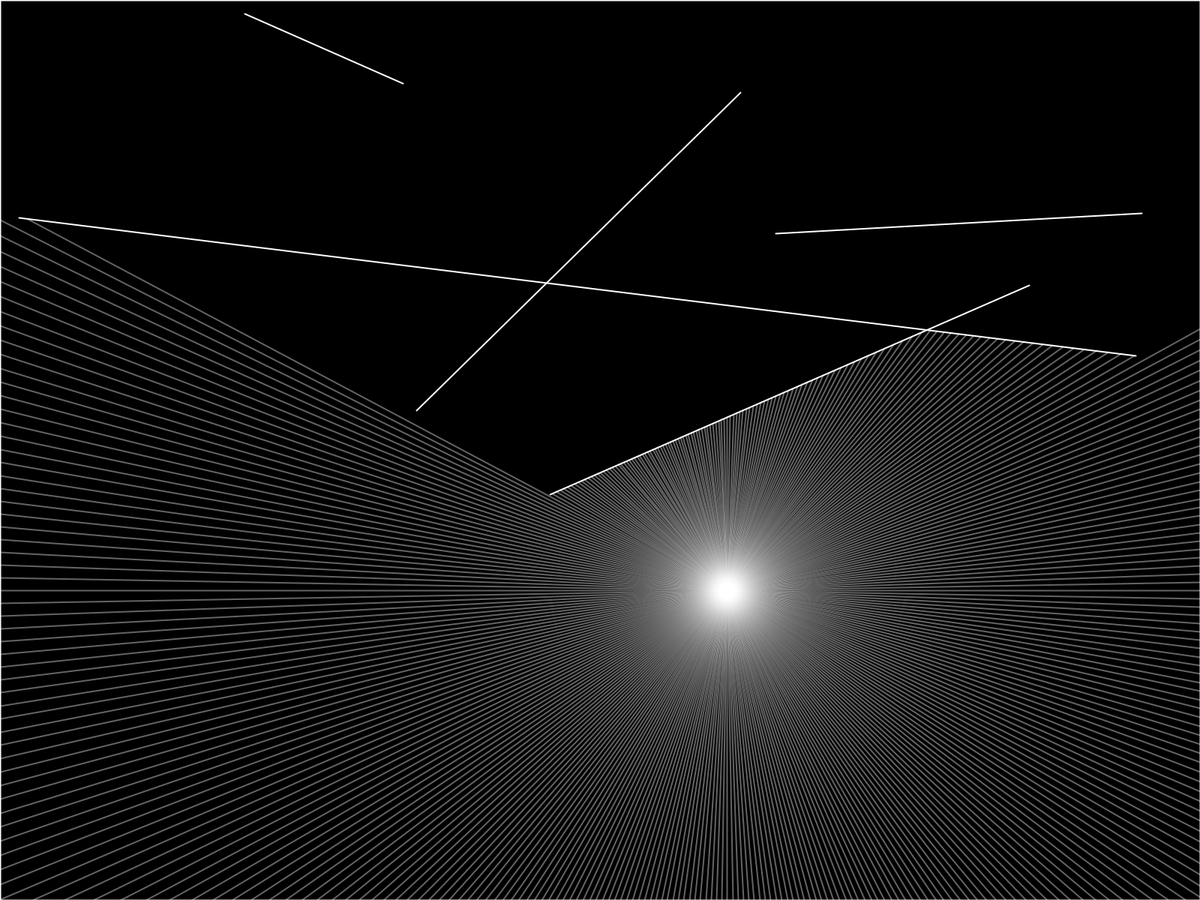
Frame 1 (no input)
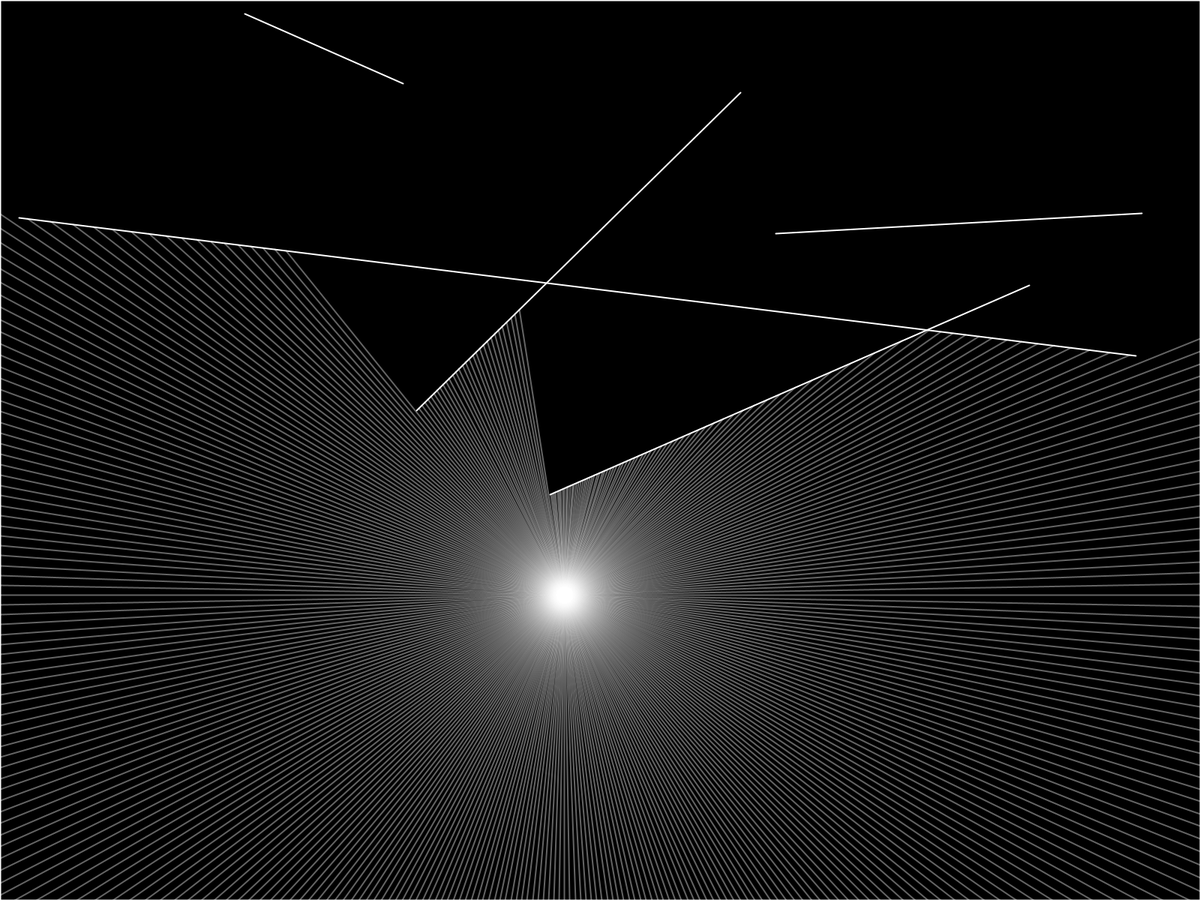
Frame 60 (the mouse pressed at the canvas centre just before this capture)
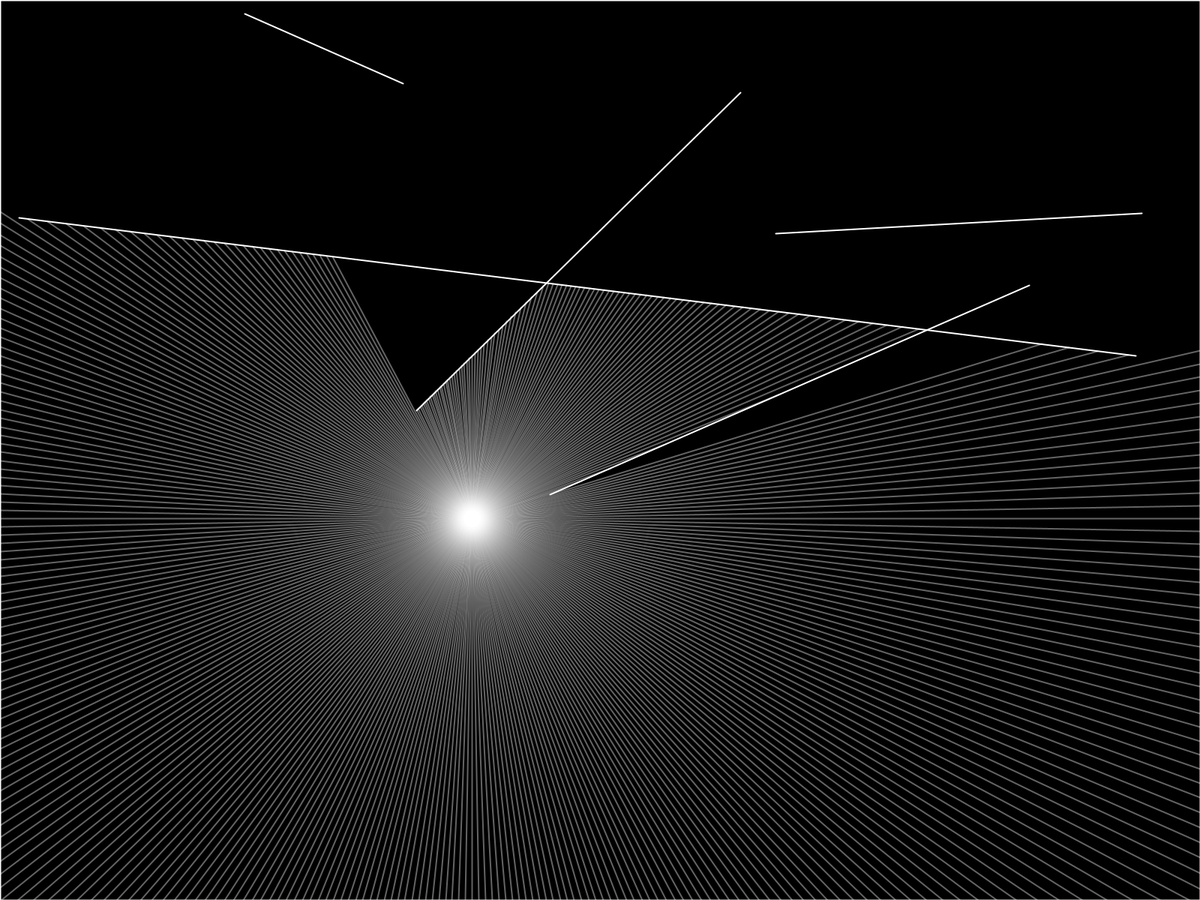
Frame 120 (the mouse held since frame 60 and released just before this capture)

The Processing sketch that drew these frames (run headless with seeded random() and noise(); from frame 60 on, the mouse is pressed at the canvas centre):

// Processing sketch: Raycasting2D
// ── Raycasting2D.pde
Boundary[] walls;
Ray ray;
Particle p;
float xoff = 0;
float yoff = 10000;

void setup() {
  fullScreen();
  walls = new Boundary[5 + 4];
  for (int i = 0; i < walls.length; i++) {
    float x1 = random(width);
    float y1 = random(height);
    float x2 = random(width);
    float y2 = random(height);
    walls[i] = new Boundary(x1, y1, x2, y2);
  }
  walls[walls.length - 4] = (new Boundary(0, 0, width, 0));
  walls[walls.length - 3] = new Boundary(width, 0, width, height);
  walls[walls.length - 2] = new Boundary(width, height, 0, height);
  walls[walls.length - 1] = new Boundary(0, height, 0, 0);
  p = new Particle();
}

void draw() {
  background(0);
  strokeWeight(2);
  for (Boundary wall : walls) {
    wall.render();
  }
  p.update(noise(xoff) * width, noise(yoff) * height);
  p.render();
  p.look(walls);
  xoff += 0.005;
  yoff += 0.005;
}

// ── Boundary.pde
class Boundary {
  PVector a, b;
  Boundary(float x1, float y1, float x2, float y2) {
    a = new PVector(x1, y1);
    b = new PVector(x2, y2);
  }

  void render() {
    stroke(255);
    line(a.x, a.y, b.x, b.y);
  }
}

// ── Particle.pde
class Particle {
  PVector pos;
  ArrayList<Ray> rays;
  Particle() {
    rays = new ArrayList<Ray>();
    pos = new PVector(width / 2, height / 2);
    for (int a = 0; a < 360; a += 1) {
      rays.add(new Ray(pos, radians(a)));
    }
  }

  void update(float x, float y) {
    pos.x = x;
    pos.y = y;
  }

  void look(Boundary[] walls) {
    stroke(255);
    for (Ray ray : rays) {
      PVector closest = null;
      float record = 50000000;
      for (Boundary wall : walls) {
        PVector pt = ray.cast(wall);
        if (pt != null) {
          float d = PVector.dist(pos, pt);
          if (d < record) {
            record = d;
            closest = pt;
          }
        }
      }
      if (closest != null) {
        stroke(255, 100);
        line(pos.x, pos.y, closest.x, closest.y);
      }
    }
  }

  void render() {
    fill(255);
    ellipse(pos.x, pos.y, 2, 2);
    for (Ray ray : rays) {
      ray.render();
    }
  }
}

// ── Ray.pde
class Ray {
  PVector pos, dir;
  Ray(PVector pos, float angle) {
    this.pos = pos;
    this.dir = PVector.fromAngle(angle);
  }

  void lookAt(float x, float y) {
    dir.x = x - pos.x;
    dir.y = y - pos.y;
    dir.normalize();
  }

  PVector cast(Boundary wall) {
    float x1 = wall.a.x;
    float y1 = wall.a.y;
    float x2 = wall.b.x;
    float y2 = wall.b.y;

    float x3 = pos.x;
    float y3 = pos.y;
    float x4 = pos.x + dir.x;
    float y4 = pos.y + dir.y;

    float den = (x1 - x2) * (y3 - y4) - (y1 - y2) * (x3 - x4);
    if (den == 0) {
      return null;
    }

    float t = ((x1 - x3) * (y3 - y4) - (y1 - y3) * (x3 - x4)) / den;
    float u = -((x1 - x2) * (y1 - y3) - (y1 - y2) * (x1 - x3)) / den;

    if (t > 0 && t < 1 && u > 0) {
      PVector pt = new PVector();
      pt.x = x1 + t * (x2 - x1);
      pt.y = y1 + t * (y2 - y1);
      return pt;
    } else {
      return null;
    }
  }

  void render() {
    stroke(255);
    pushMatrix();
    translate(pos.x, pos.y);
    line(0, 0, dir.x * 10, dir.y * 10);
    popMatrix();
  }
}
